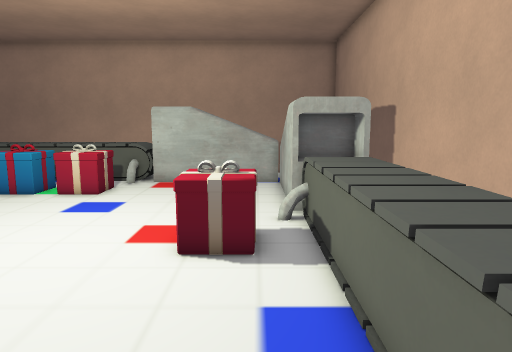
View 1 (above)

24 first-person views from a walk through a level from a Godot 3-D game. The camera is 1.5 m above the floor, tilts 8° down and sees 70° across. The floor is counted in squares, 0.5 m on a side. Each view is taken from the middle of a square. On the plan, view 1 faces up. The plan holds only what a view shows up to about 20 squares ahead; the rest is blank. Flat picture figures and markers are left out.

View 2
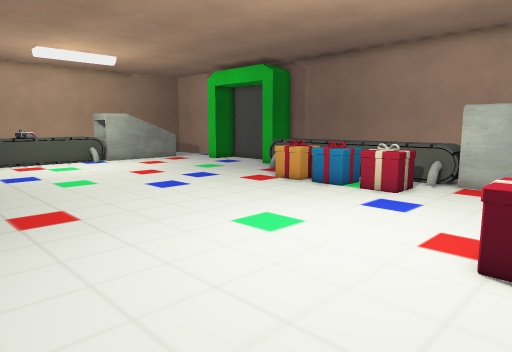

View 3
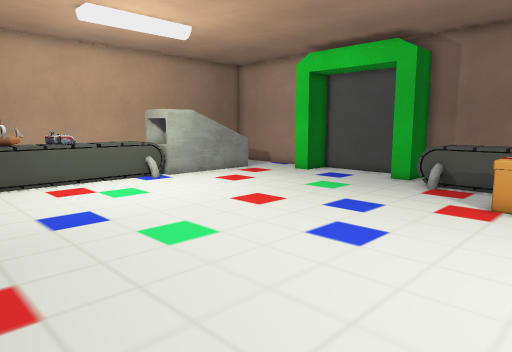

View 4
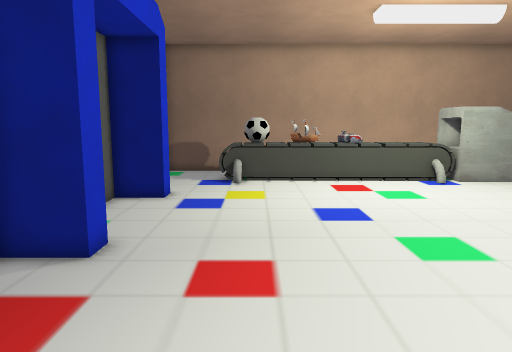

View 5
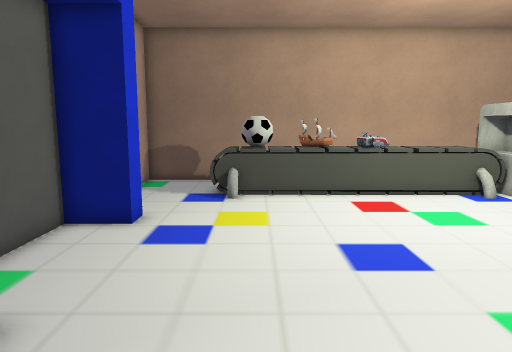

View 6
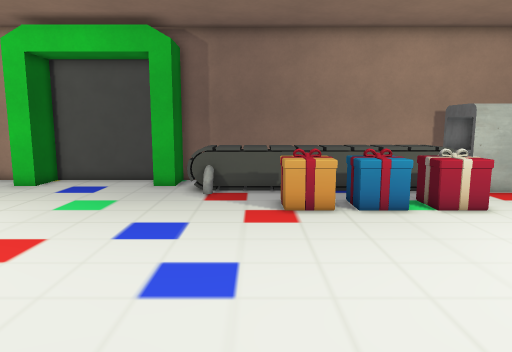

View 7
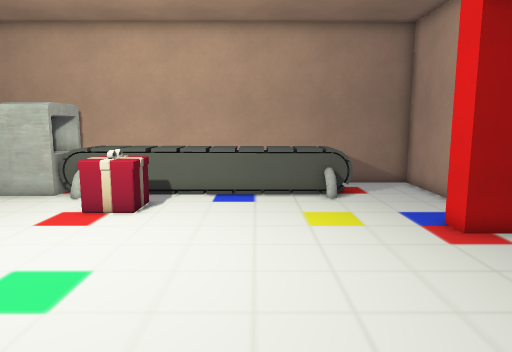

View 8
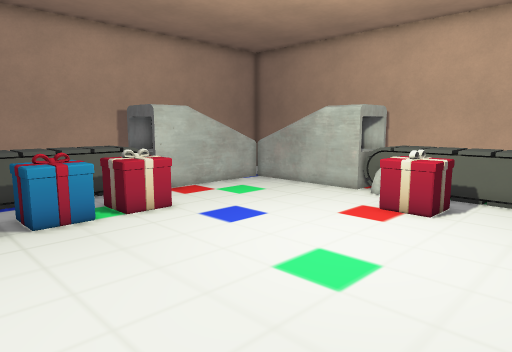

View 9
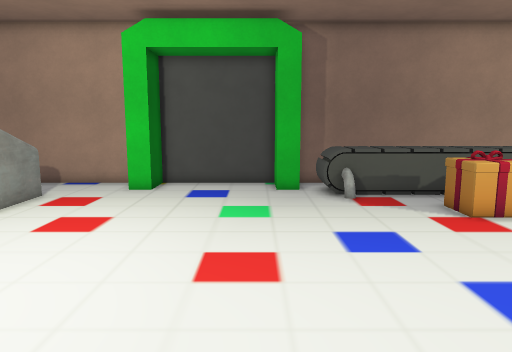

View 10
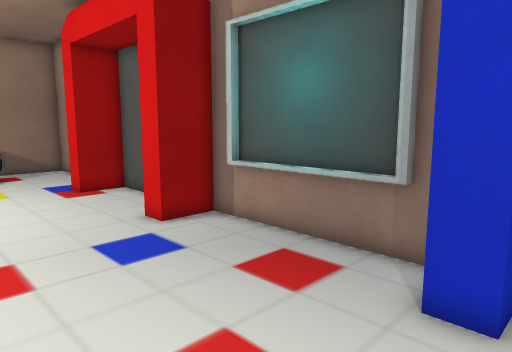

View 11
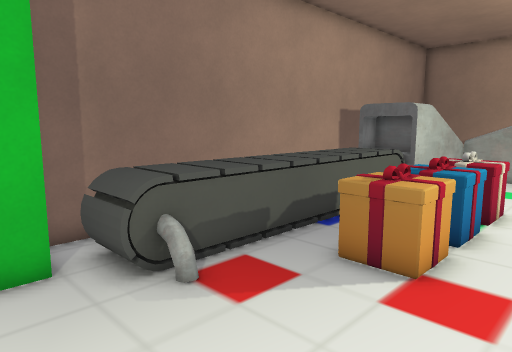

View 12
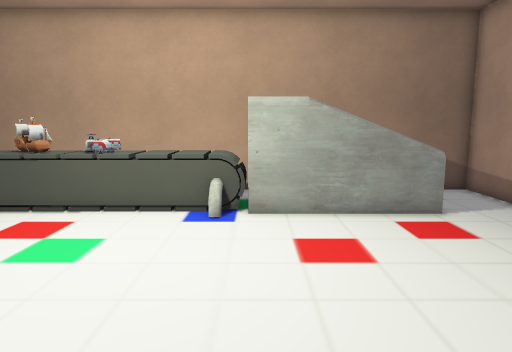

View 13
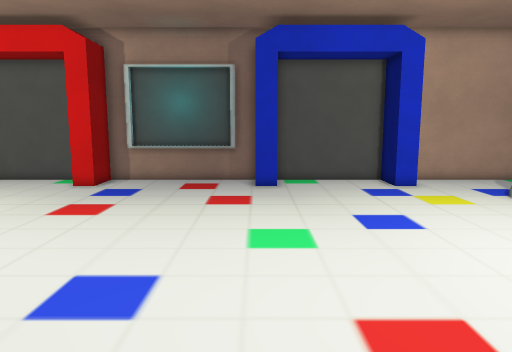

View 14
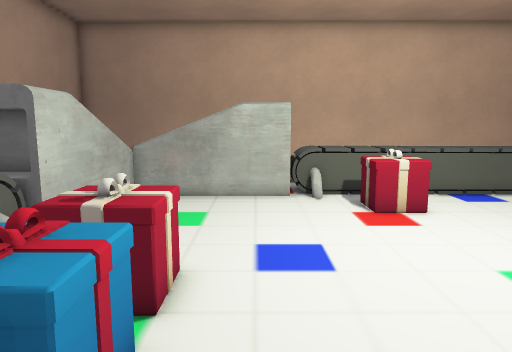

View 15
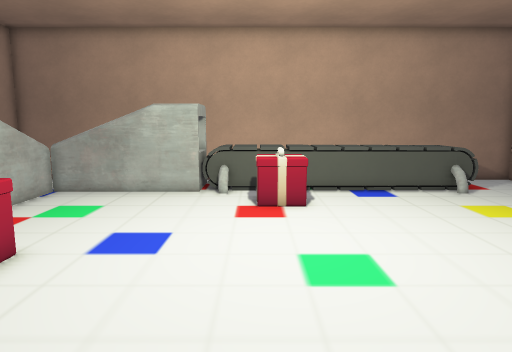

View 16
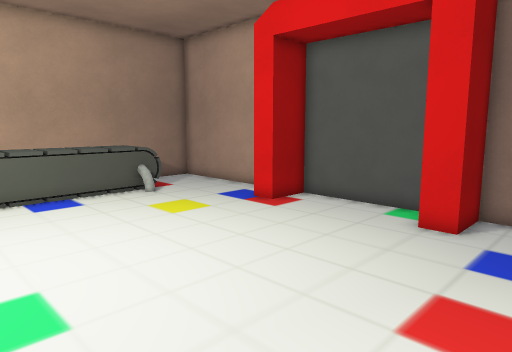

View 17
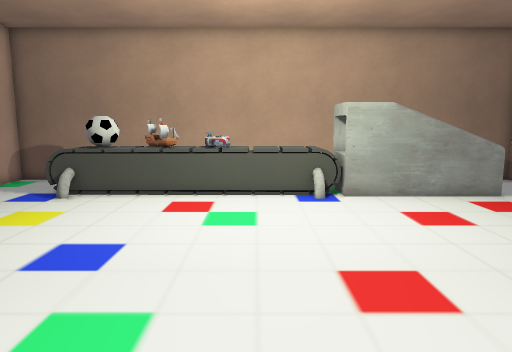

View 18
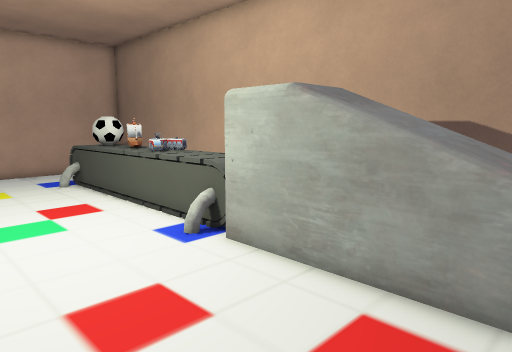

View 19
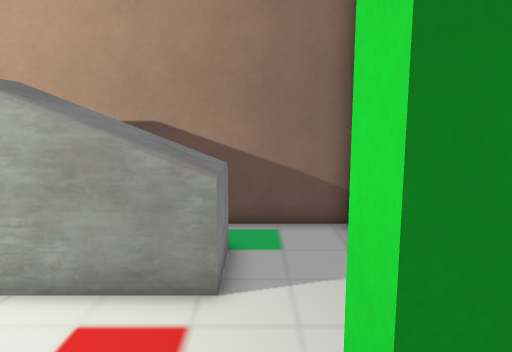

View 20
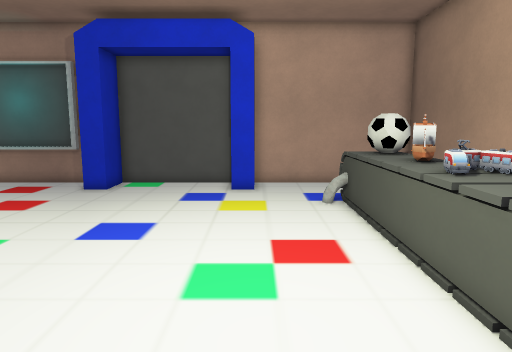

View 21
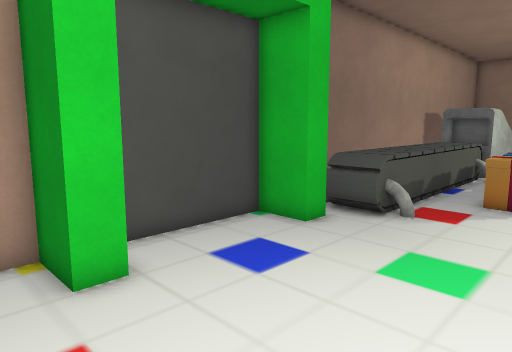

View 22
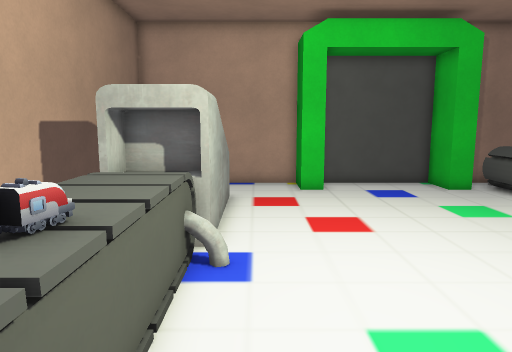

View 23
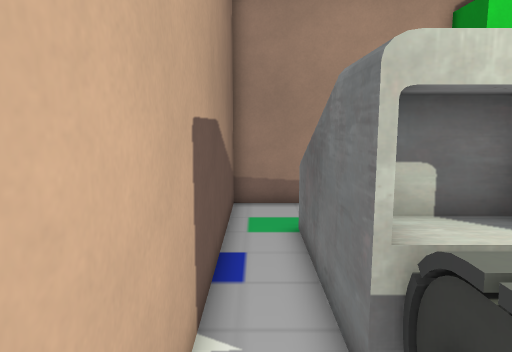

View 24
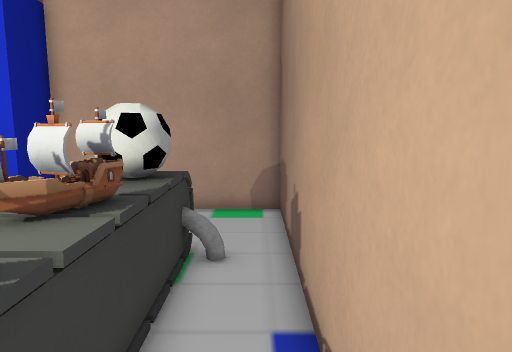

### Floor plan
Key: @ floor where view 1 was taken; # wall or solid block; x gap in a wall; . floor; = window, fence, low wall or low ledge; ^ raised ledge; B box; A ball; O other object.
Columns run from 35 left of view 1 to 5 right of it. Each row starts with its distance up from view 1.
 23 #################################      ##
 22 #.......##.....#^^^           BB        #
 21 #.......##.....#x^^^^^^^^^^^^^BB        #
 20 #................^^^^^^^^^^^^^BB        #
 19 #.BBBB............=.........==BBBBBBB   #
 18 #.BBBB..............................B   #
 17 #.BBBB...............OO=OO=OO.......B  #
 16 #.BBBB...............OO=OO=OO.......B  #
 15 #.B  B..............................B  #
 14 #.BBBB..............................BBB##
 13 #.BBBB..............................BBB##
 12 # =^^=..............................=^^^#
 11 #  ^^#..............................=^^ #
 10 #  ^^#...........................OOO.^^ #
  9 #. ^^............................OOO.^^^#
  8 #  ^^=...........................OOO.^^^#
  7 #  ^^#...............................^^^#
  6 #  ^^................................^^^#
  5 #  #^................................^^^#
  4 #. ^^................................^^ #
  3 #. AA#.............................. ^^ #
  2 #. AA=.............................. ^^ #
  1 #.=^A=..............................=^^ #
  0 #. ===.............................@ ^^ #
 -1 #.......................................#
 -2 #.......##.....##.......##.....##.......#
 -3 #.......##.....########## .....# .......#
 -4 #################       ########  #######

Positions as (right, up) in squares from view 1, and headings:
1: (0, 0), facing up
2: (0, 0), facing up-left
3: (-11, 1), facing up-left
4: (-11, 2), facing left
5: (-15, 2), facing left
6: (-15, 3), facing up
7: (-14, 4), facing right
8: (-14, 4), facing up-right
9: (-21, 4), facing up
10: (-21, 4), facing down-right
11: (-21, 13), facing up-right
12: (-18, 13), facing left
13: (-19, 16), facing down
14: (-14, 14), facing right
15: (-15, 10), facing right
16: (-14, 9), facing down-right
17: (-15, 9), facing left
18: (-24, 20), facing down-left
19: (-24, 20), facing left
20: (-27, 15), facing down
21: (-29, 14), facing up-right
22: (-29, 4), facing up
23: (-34, 9), facing up
24: (-34, 9), facing down
